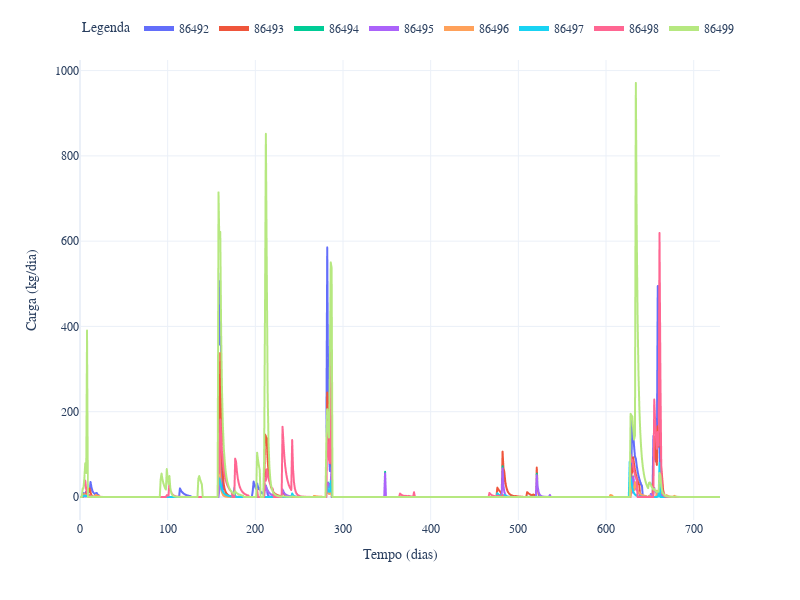

The notebook cell this image was saved under:
### Markdown cell above
Gráfico de Washoff (Lavagem) em massa DBO

### Code cell
fig = df_Wo.plot()
fig.update_layout(
    xaxis_title='Tempo (dias)',
    yaxis_title='Carga (kg/dia)',
    legend_title='Legenda',
    legend=dict(y=1.1, orientation='h', itemsizing='constant'),
    font_family='CMU Serif',
    font=dict(size=12),
    width=800,
    height=600
)
fig.show()

### Figure 1 — Plotly figure (JSON) as saved in the notebook; plotly's stock layout.template omitted (floating-point values rounded to 4 significant figures; data arrays with more than 128 entries replaced by an {"elided": "..."} marker saying what was removed)
{"data": [{"hovertemplate": "variable=86492<br>index=%{x}<br>value=%{y}<extra></extra>", "legendgroup": "86492", "line": {"color": "#636efa", "dash": "solid"}, "marker": {"symbol": "circle"}, "mode": "lines", "name": "86492", "showlegend": true, "type": "scattergl", "x": {"elided": "731 int values"}, "xaxis": "x", "y": {"elided": "731 float values"}, "yaxis": "y"}, {"hovertemplate": "variable=86493<br>index=%{x}<br>value=%{y}<extra></extra>", "legendgroup": "86493", "line": {"color": "#EF553B", "dash": "solid"}, "marker": {"symbol": "circle"}, "mode": "lines", "name": "86493", "showlegend": true, "type": "scattergl", "x": {"elided": "731 int values"}, "xaxis": "x", "y": {"elided": "731 float values"}, "yaxis": "y"}, {"hovertemplate": "variable=86494<br>index=%{x}<br>value=%{y}<extra></extra>", "legendgroup": "86494", "line": {"color": "#00cc96", "dash": "solid"}, "marker": {"symbol": "circle"}, "mode": "lines", "name": "86494", "showlegend": true, "type": "scattergl", "x": {"elided": "731 int values"}, "xaxis": "x", "y": {"elided": "731 float values"}, "yaxis": "y"}, {"hovertemplate": "variable=86495<br>index=%{x}<br>value=%{y}<extra></extra>", "legendgroup": "86495", "line": {"color": "#ab63fa", "dash": "solid"}, "marker": {"symbol": "circle"}, "mode": "lines", "name": "86495", "showlegend": true, "type": "scattergl", "x": {"elided": "731 int values"}, "xaxis": "x", "y": {"elided": "731 float values"}, "yaxis": "y"}, {"hovertemplate": "variable=86496<br>index=%{x}<br>value=%{y}<extra></extra>", "legendgroup": "86496", "line": {"color": "#FFA15A", "dash": "solid"}, "marker": {"symbol": "circle"}, "mode": "lines", "name": "86496", "showlegend": true, "type": "scattergl", "x": {"elided": "731 int values"}, "xaxis": "x", "y": {"elided": "731 float values"}, "yaxis": "y"}, {"hovertemplate": "variable=86497<br>index=%{x}<br>value=%{y}<extra></extra>", "legendgroup": "86497", "line": {"color": "#19d3f3", "dash": "solid"}, "marker": {"symbol": "circle"}, "mode": "lines", "name": "86497", "showlegend": true, "type": "scattergl", "x": {"elided": "731 int values"}, "xaxis": "x", "y": {"elided": "731 float values"}, "yaxis": "y"}, {"hovertemplate": "variable=86498<br>index=%{x}<br>value=%{y}<extra></extra>", "legendgroup": "86498", "line": {"color": "#FF6692", "dash": "solid"}, "marker": {"symbol": "circle"}, "mode": "lines", "name": "86498", "showlegend": true, "type": "scattergl", "x": {"elided": "731 int values"}, "xaxis": "x", "y": {"elided": "731 float values"}, "yaxis": "y"}, {"hovertemplate": "variable=86499<br>index=%{x}<br>value=%{y}<extra></extra>", "legendgroup": "86499", "line": {"color": "#B6E880", "dash": "solid"}, "marker": {"symbol": "circle"}, "mode": "lines", "name": "86499", "showlegend": true, "type": "scattergl", "x": {"elided": "731 int values"}, "xaxis": "x", "y": {"elided": "731 float values"}, "yaxis": "y"}], "layout": {"font": {"family": "CMU Serif", "size": 12}, "height": 600, "legend": {"itemsizing": "constant", "orientation": "h", "title": {"text": "Legenda"}, "tracegroupgap": 0, "y": 1.1}, "margin": {"t": 60}, "width": 800, "xaxis": {"anchor": "y", "domain": [0, 1], "title": {"text": "Tempo (dias)"}}, "yaxis": {"anchor": "x", "domain": [0, 1], "title": {"text": "Carga (kg/dia)"}}}}
